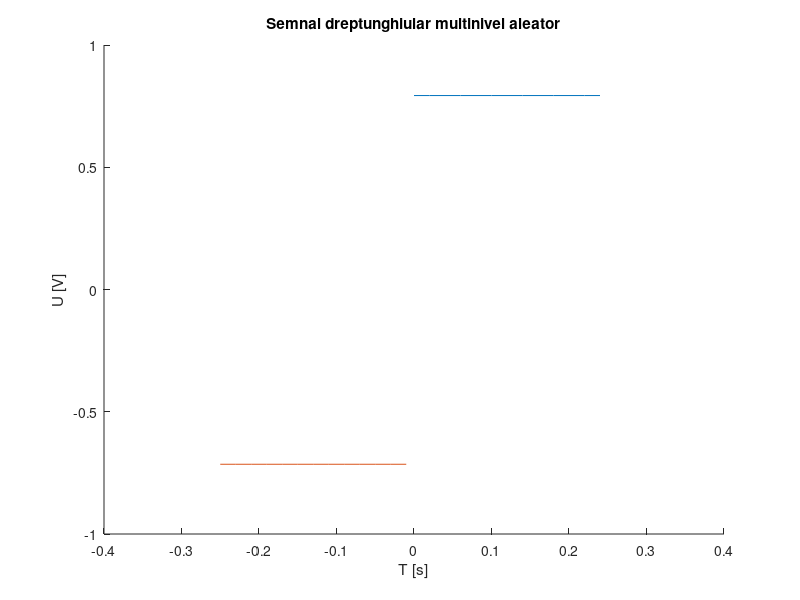

Write MATLAB code to recreate this figure.
hold on; %aceasta functie asigura reprezentarea tuturor semnalelor componente pe aceeasi figura
%rezolutie temporara de 20ms
r1=rand(1);
r2=rand(1);
t=0:.02:0.25;
x1=r1*square(2*pi*4*t,100);%am ales factorul de umplere 100 pentru a pastra un nivel constant
x2=-r2*square(2*pi*4*t,100);
plot(t,x1);
plot(t-0.25,x2);%am deplasat al doilea semnal pentru a-l pozitiona la stanga primului
xlabel('T [s]')
ylabel('U [V]')
title('Semnal dreptunghiular multinivel aleator')